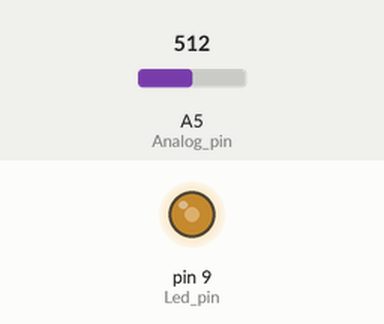
A sketch run on a simulated Arduino Uno, built with avr-gcc and run on an emulated ATmega328P. Shown: output pins drawn as LEDs (lit = HIGH). The inputs (shaded band) are chosen by the test bench; at power-on: A5 (Analog_pin) = 512.

Above: at 1.2 s.
1.3 s: A5 (Analog_pin) set to 716
At 2.3 s:
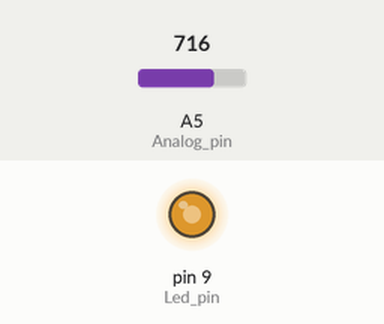
2.8 s: A5 (Analog_pin) set to 900
At 3.4 s:
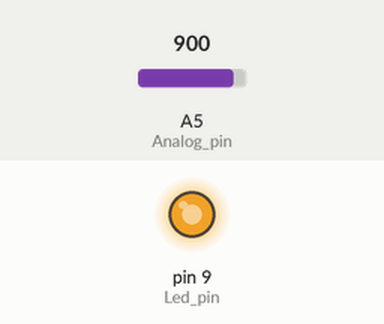
4.3 s: A5 (Analog_pin) set to 122
At 5.5 s:
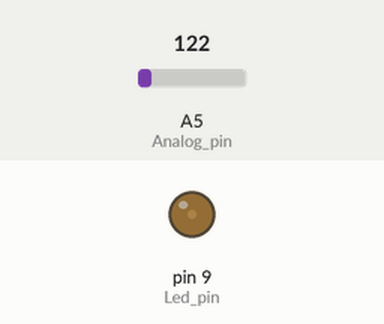
5.8 s: A5 (Analog_pin) set to 0
At 6.9 s:
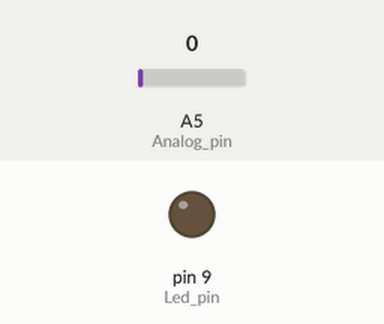
7.3 s: A5 (Analog_pin) set to 511
At 8.0 s:
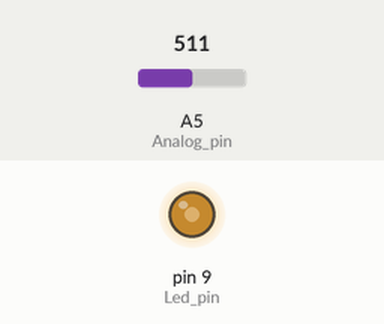
Timing chart, 0 to 9.8 s (numbered marks = the images above; inputs shaded):
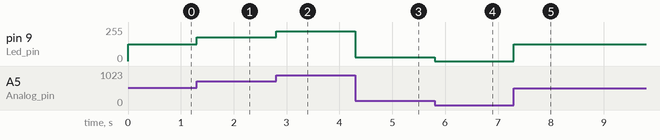

Measured:
- after the input at 1.3 s, pin 9 (Led_pin): 127/255 → 178/255 at once
- after the input at 2.8 s, pin 9 (Led_pin): 178/255 → 224/255 at once
- after the input at 4.3 s, pin 9 (Led_pin): 224/255 → 30/255 at once
- after the input at 5.8 s, pin 9 (Led_pin): 30/255 → 0/255 at once
- after the input at 7.3 s, pin 9 (Led_pin): 0/255 → 127/255 at once

The sketch:

4-5_Poten_led.ino
```cpp
int Analog_pin = A5;
int Led_pin = 9;

void setup() {
  Serial.begin(9600);
  pinMode(Led_pin, OUTPUT);
}

void loop() {
  int val = analogRead(Analog_pin);
  val = map(val, 0, 1023, 0, 255);
  analogWrite(Led_pin, val);
}
```
